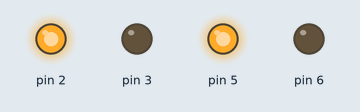
This sketch was run on a simulated Arduino Uno, built with avr-gcc and run on an emulated ATmega328P. Shown: output pins drawn as LEDs (lit = HIGH).

Above: at 1.0 s.
At 3.0 s:
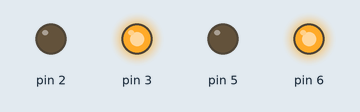
Timing chart, 0 to 5.2 s (numbered marks = the images above):
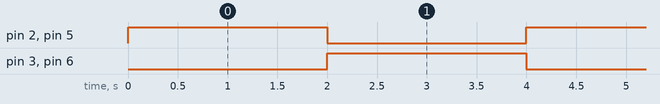

The sketch:

motor_driver_l293d1.ino
```cpp
void setup()
{
  Serial.begin(9600);
  pinMode(2,OUTPUT);
  pinMode(3,OUTPUT);
  pinMode(5,OUTPUT);
  pinMode(6,OUTPUT);


}
void loop()
{

  digitalWrite(2,HIGH);
  digitalWrite(3,LOW);
  digitalWrite(5,HIGH);
  digitalWrite(6,LOW);

  delay(2000);

    digitalWrite(2,LOW);
  digitalWrite(3,HIGH);

  digitalWrite(5,LOW);
  digitalWrite(6,HIGH);

  delay(2000);
}
```

Measured:
- by itself, pin 2, pin 3, pin 5, pin 6: alternates HIGH for 2.0 s and LOW for 2.0 s
